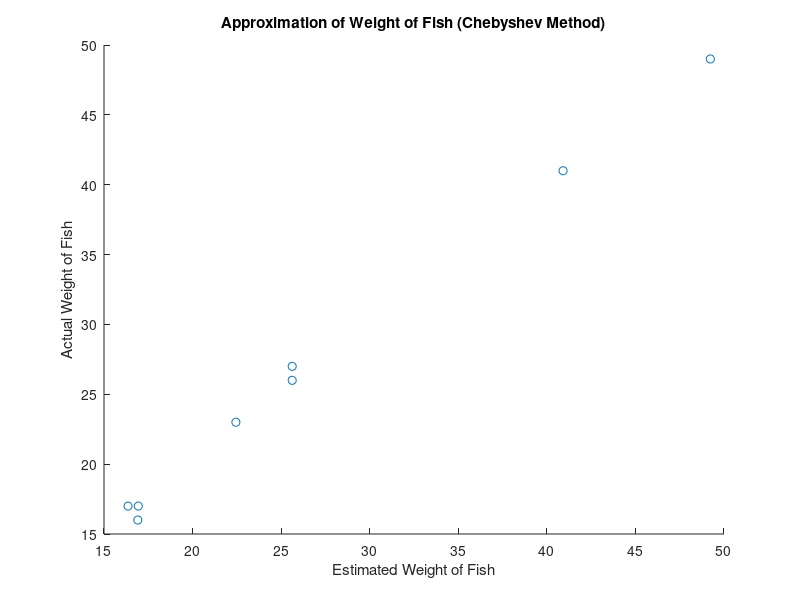

Write MATLAB code to recreate this figure. (Note: this script raises an error after producing the figure.)
% Dermine the Chebyshev estimate of k and plot

lengths = [14.5 12.5 17.25 14.5 12.625 17.75 14.125 12.615];
girths  = [9.75 8.375 11.0 9.75 8.5 12.5 9.0 8.5];
weights = [27 17 41 26 17 49 23 16];

x = lengths.^2 .* girths;
y = weights;

a = 0.01;
b = 0.02;
k = 0.015;
for i = 1:100
    adeltas = abs((a .* x) - weights);
    bdeltas = abs((b .* x) - weights);
    if max(adeltas) < max(bdeltas)
        b = k;
    else
        a = k;
    end
    k = a + (b - a)/2;
end

k

estW = k .* x;

scatter(estW, weights);
title('Approximation of Weight of Fish (Chebyshev Method)')
xlabel('Estimated Weight of Fish')
ylabel('Actual Weight of Fish')
lsline